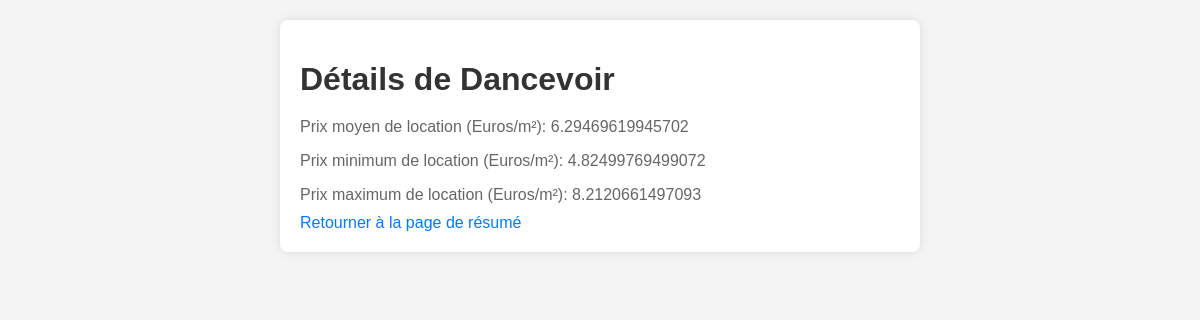
/rental-prices/detail/52165, run on the app's committed database.
### app.py (models this page shows, shortened)
class Rental(db.Model):
    id = db.Column(db.Integer, primary_key=True)
    INSEE_C = db.Column(db.String(20), unique=True, nullable=False)
    LIBGEO = db.Column(db.String(100), nullable=False)
    loypredm2 = db.Column(db.Float, nullable=False)
    lwr_IPm2 = db.Column(db.Float, nullable=False)
    upr_IPm2 = db.Column(db.Float, nullable=False)

### app.py (the view)
@app.route('/rental-prices/detail/<insee_c>')
def detail(insee_c):
    rental = Rental.query.filter_by(INSEE_C=insee_c).first_or_404()
    return render_template('detail-fr.html', rental=rental)

### templates/detail-fr.html (shortened to what this page needs)
<!DOCTYPE html>
<html lang="en">
<head>
</head>
<body>
    <div class="container">
        <h1>Détails de {{ rental.LIBGEO }}</h1>
        <p>Prix moyen de location (Euros/m²): {{ rental.loypredm2 }}</p>
        <p>Prix minimum de location (Euros/m²): {{ rental.lwr_IPm2 }}</p>
        <p>Prix maximum de location (Euros/m²): {{ rental.upr_IPm2 }}</p>
        <a href="{{ url_for('overview') }}">Retourner à la page de résumé</a>
    </div>
</body>
</html>

### templates/detail-fr.html (style rules this page uses)
body { font-family: Arial, sans-serif; margin: 0; padding: 0; background-color: #f4f4f4; }
.container { max-width: 600px; margin: 20px auto; padding: 20px; background-color: #fff; border-radius: 8px; box-shadow: 0 0 10px rgba(0, 0, 0, 0.1); }
h1 { color: #333; margin-bottom: 20px; }
p { color: #666; margin-bottom: 10px; }
a { color: #007bff; text-decoration: none; }

### data on the page
Rental: LIBGEO "Dancevoir", loypredm2 "6.29469619945702", lwr_IPm2 "4.82499769499072", upr_IPm2 "8.2120661497093"
